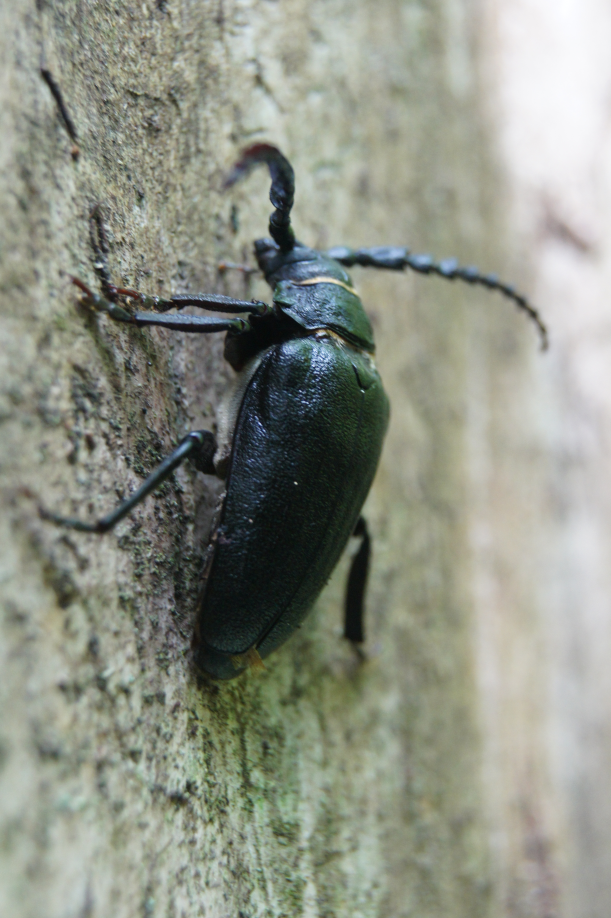
#> input picture robal.png, 611 x 918 px
$ jupyter execute lab_4.ipynb
#> lines starting #> are read from the running program, lines starting #| are printed output that depends on the picture; after the words box and inside, x2 and y2 are one past the last pixel; in counts of white or black regions, pixels touching at a corner belong together; long printed decimals are rounded
[cell 1]
import numpy as np
import matplotlib.pyplot as plt
from sklearn.cluster import KMeans

DYSKRETYZACJA

zadanie 1 i 2

[cell 2]
def dyskretyzacja(f, Fs):
    t = np.arange(0, 1, 1 / Fs)
    s = np.sin(2 * np.pi * f * t)

    return t, s

zadanie 3

[cell 3]
x, y = dyskretyzacja(10, 20)
plt.plot(x, y);
#> figure, not shown here; curve peaks at x = 0.6, y = 5.64e-15

[cell 4]
x, y = dyskretyzacja(10, 50)
plt.plot(x, y);
#> figure, not shown here; curve peaks at x = 0.82, y = 0.951

[cell 5]
x, y = dyskretyzacja(10, 100)
plt.plot(x, y);
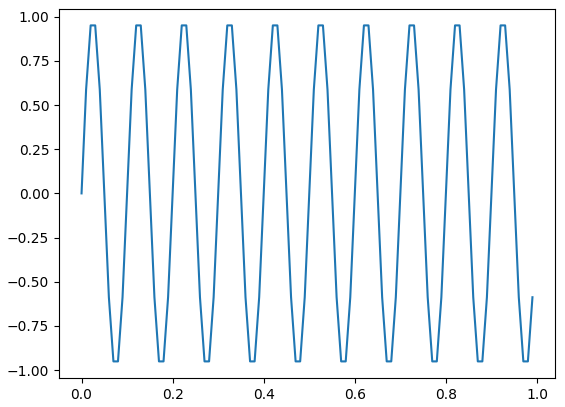
#> figure drawn by matplotlib, 1 panel; curve peaks at x = 0.73, y = 0.951

zadanie 4

Twierdzenie Nyquista–Shannona - częstotliwość próbkowania powinna być co najmniej dwa razy większa od maksymalnej częstotliwości sygnału. Dzięki temu twierdzeniu możliwa jest zamiana sygnału ciągłego na sygnał dyskretny

zadanie 5

Zjawisko aliasingu - gdy sygnał zostanie spróbkowany z częstotliwością mniejszą niż dwukrotność maksymalnej częstotliwości sygnału zostaje on nieodwracalnie zniekształcony

zadanie 6

[cell 6]
image = plt.imread('./robal.png')
#> image is the input picture: shape (918, 611, 3) float32; mean R, G, B 0.56, 0.576, 0.529
plt.xlim(200, 300)
plt.ylim(230, 300)
plt.imshow(image);

KWANTYZACJA

zadanie 2

[cell 7]
print(f"Liczba wymiarów wczytanej macierzy: {image.ndim}")
#| Liczba wymiarów wczytanej macierzy: 3

zadanie 3

[cell 8]
print(f"Najgłębszy wymiar składa się z {len(image[0][0])} wartości")
#| Najgłębszy wymiar składa się z 3 wartości

zadanie 4

[cell 9]
R = image[ :, :, 0]
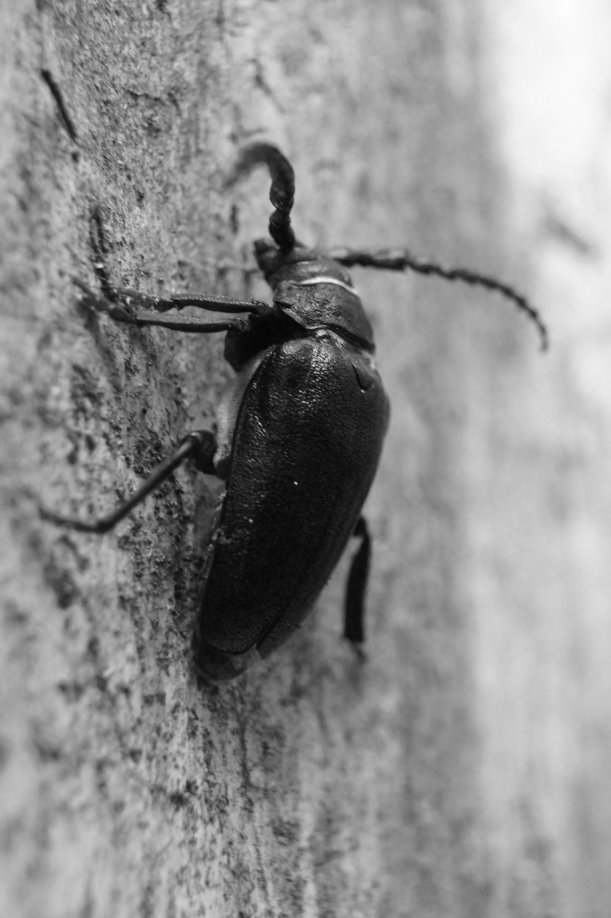
#> R: shape (918, 611) float32; min 0.0118, max 0.996, mean 0.56
G = image[ :, :, 1]
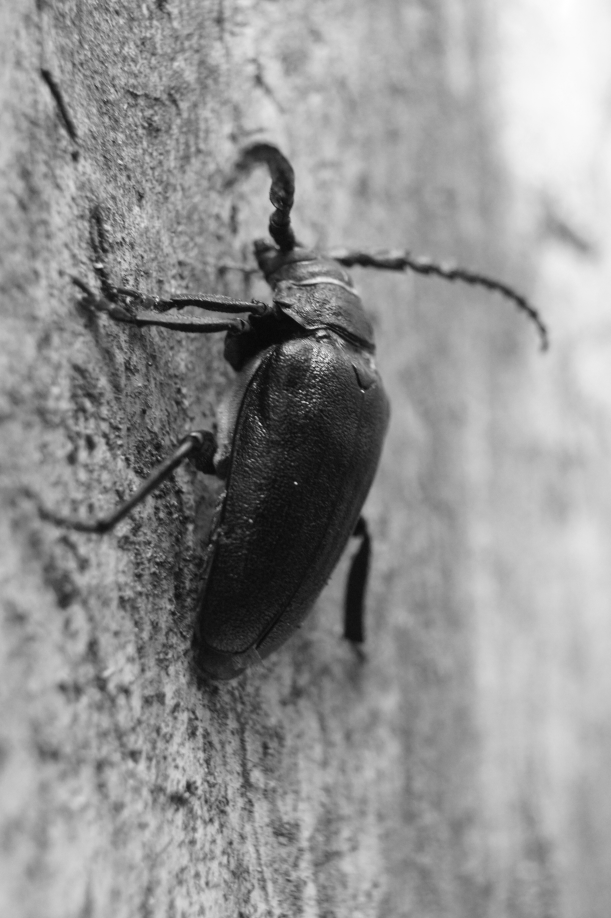
#> G: shape (918, 611) float32; min 0.0314, max 1, mean 0.576
B = image[ :, :, 2]
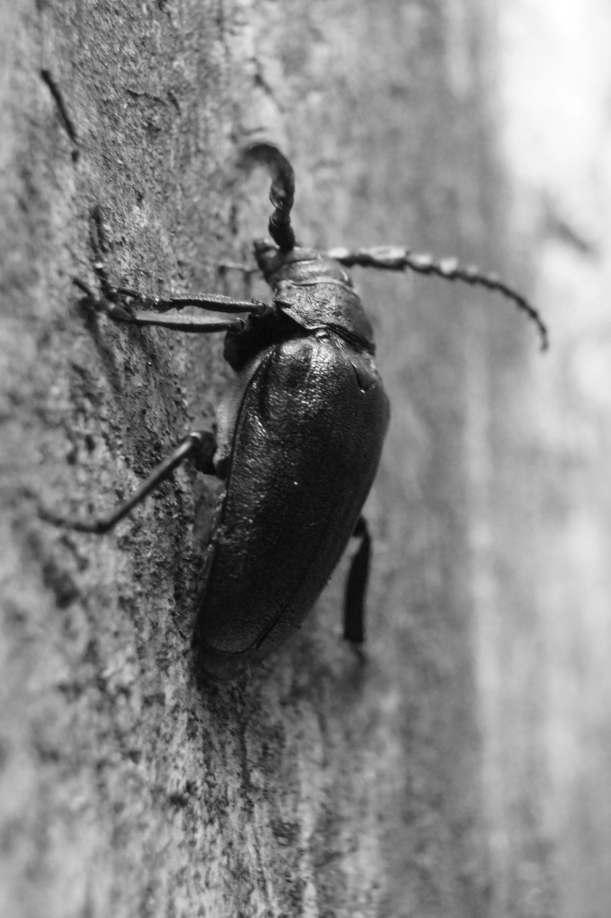
#> B: shape (918, 611) float32; min 0.0235, max 1, mean 0.529

wyznaczenie jasności piksela

[cell 10]
szarosc1 = (np.maximum(R, B, G) + np.minimum(R, B, G)) / 2
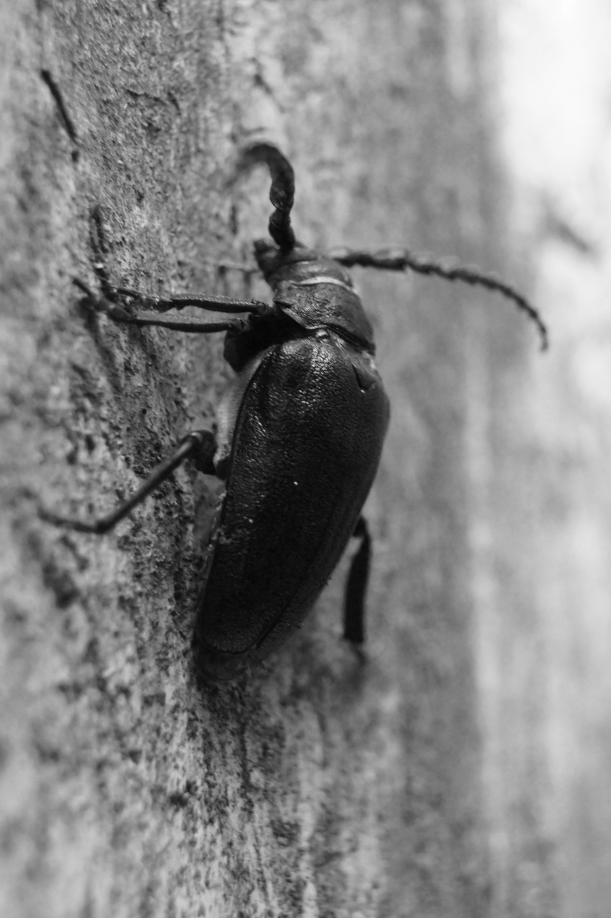
#> szarosc1: shape (918, 611) float32; min 0.0118, max 0.996, mean 0.521
szarosc2 = (R + G + B) / 3
szarosc3 = 0.21 * R + 0.72 * G + 0.07 * B

fig, axs = plt.subplots(1, 3, figsize=(15, 15))

axs[0].set_title("Wyznaczenie jasności piksela")
axs[1].set_title("Uśrednienie wartości piksela")
axs[2].set_title("Wyznaczenie luminacji piksela")

# axs[0].imshow(szarosc1, cmap=plt.get_cmap('gray'))
# axs[1].imshow(szarosc2, cmap=plt.get_cmap('gray'))
# axs[2].imshow(szarosc3, cmap=plt.get_cmap('gray'));

axs[0].imshow(szarosc1, cmap='gray')
axs[1].imshow(szarosc2,  cmap='gray')
axs[2].imshow(szarosc3,  cmap='gray');

zadanie 5

[cell 11]
fig, axs = plt.subplots(3, 1, figsize=(10, 20))

axs[0].set_title("Wyznaczenie jasności piksela - histogr")
axs[1].set_title("Uśrednienie wartości piksela")
axs[2].set_title("Wyznaczenie luminacji piksela")

min = szarosc1.min()
#> min = 0.0118
max = szarosc1.max()
#> max = 0.996

axs[0].hist(szarosc1.ravel(), bins=np.unique(szarosc1).size)
# axs[1].hist(szarosc2.ravel(), bins=np.unique(szarosc2).size)
# axs[2].hist(szarosc3.ravel(), bins=np.unique(szarosc3).size);

axs[1].hist(szarosc2.ravel(), bins=256)
axs[2].hist(szarosc3.ravel(), bins=256);

hist1, _ = np.histogram(szarosc1, 252)
#> hist1 = 252 values, max 5967 at index 140, min 1 at index 0, mean 2225.8
hist2, _ = np.histogram(szarosc1, 256)
#> hist2 = 256 values, max 5967 at index 142, min 0 at index 51, mean 2191
hist3, _ = np.histogram(szarosc1, 256)
#> hist3 has the same summary as hist2
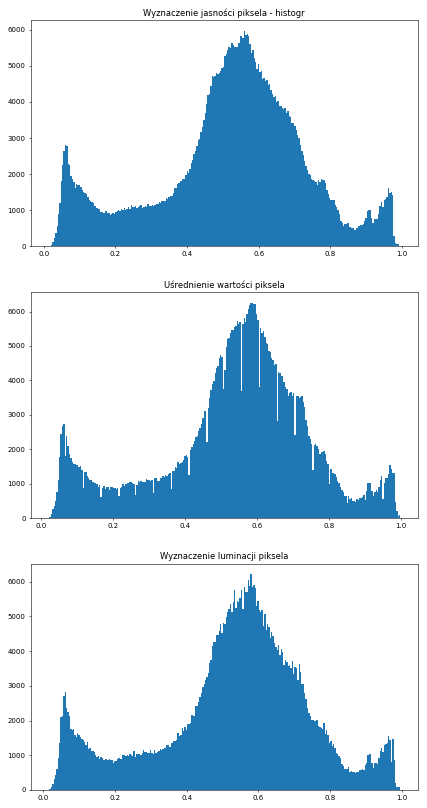
#> figure drawn by matplotlib, 3 panels; panel 1: tallest bar 5967 high, from x = 0.559 to 0.563; panel 2: tallest bar 6261 high, from x = 0.585 to 0.589; panel 3: tallest bar 6213 high, from x = 0.578 to 0.582

zadanie 6

[cell 12]
hist, bins = np.histogram(szarosc1.ravel(), bins=16)
#> hist = [20300, 25151, 15641, 15644, 17909, 23032, 35569, 70573, 89691, 76484, 64059, 43566, 24994, 11791, 11630, 14864]; bins = 17 values from 0.0118 to 0.996

for i in range(len(bins) - 1):
    print(f"{i+1}.\t{bins[i]} - {bins[i + 1]}")
#> this loop made 16 passes
#| 1.	0.01176 - 0.07328
#| 2.	0.07328 - 0.1348
#| 3.	0.1348 - 0.1963
#| 4.	0.1963 - 0.2578
#| 5.	0.2578 - 0.3194
#| 6.	0.3194 - 0.3809
#| 7.	0.3809 - 0.4424
#| 8.	0.4424 - 0.5039
#> (further printed lines are left out)

[cell 13]
x = plt.hist(szarosc1.ravel(), bins=16)
plt.axvline(x[1].mean(), color='red', linestyle='dashed', linewidth=2);
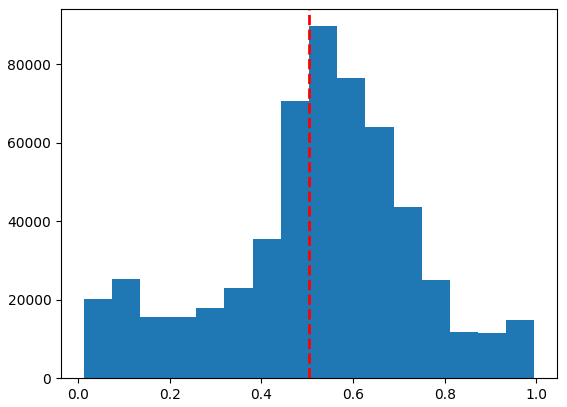
#> figure drawn by matplotlib, 1 panel; tallest bar 89691 high, from x = 0.504 to 0.565

zadanie 7

[cell 14]
hist, bins = np.histogram(image.ravel(), bins=24)
#> hist = 24 values, max 173545 at index 14, min 16646 at index 0, mean 70112.2; bins = 25 values from 0.0118 to 1

rows, cols, x = image.shape
#> rows = 918; cols = 611; x = 3
image_rc = image.copy()
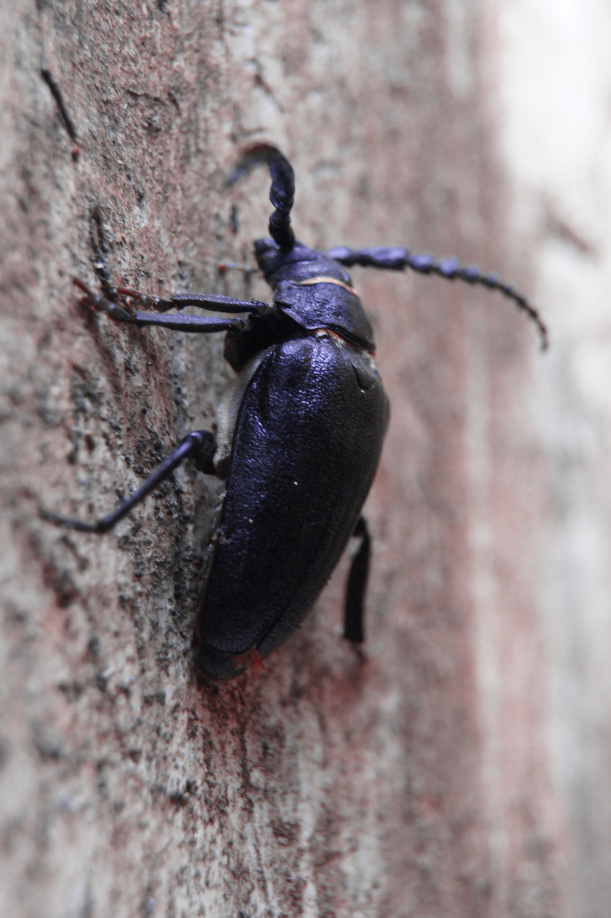
#> image_rc: shape (918, 611, 3) float32; mean R, G, B 0.56, 0.521, 0.529

dgt = np.digitize(image_rc, bins=bins[1:-1:1])

image_rc = (bins[dgt - 1] + bins[dgt]) / 2

plt.imshow(image_rc);

BINARYZACJA

zadanie 3, 4

[cell 15]
image_b = szarosc2.copy()

histogram = plt.hist(image_b.ravel(), bins=256, range=(0, 1))
histogram = histogram[1].reshape(-1, 1)
#> histogram = 257 values from 0 to 1
kmeans = KMeans(n_clusters=2, random_state=0, n_init=10).fit(histogram)
threshold = (kmeans.cluster_centers_[0, 0] + kmeans.cluster_centers_[1, 0]) / 2
#> threshold = 0.501

# [9 lines of commented-out code are left out]

image_b = np.where(image_b > threshold - 0.1, 0, 1)
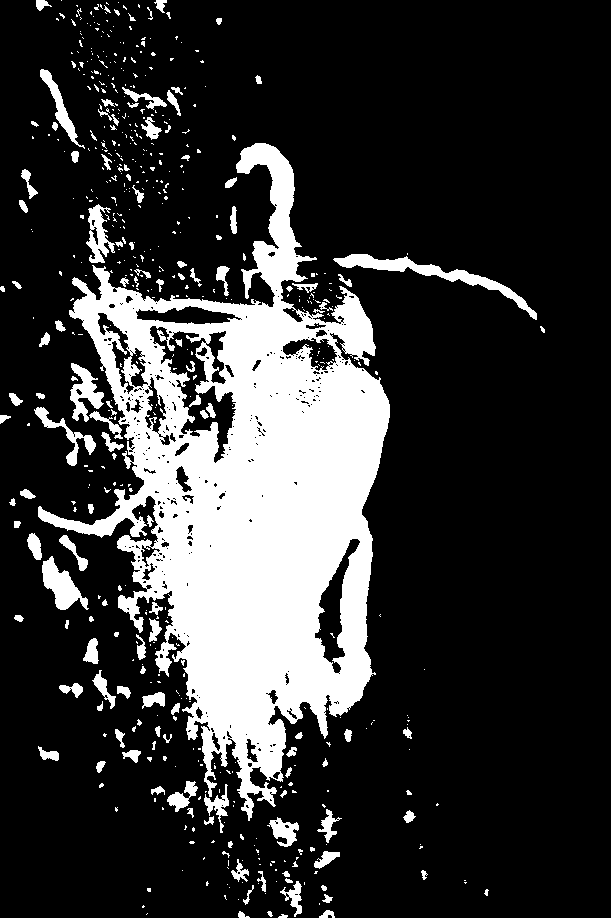
#> image_b: shape (918, 611) int64; values 0 (black) and 1 (white), 20.7% white; 575 white regions (439 under 20 px), largest, box (x1, y1, x2, y2) and area: (38, 143, 390, 821) 96893, (333, 254, 537, 320) 2051, (42, 556, 89, 610) 1172

plt.imshow(image_b)
plt.set_cmap('gray');
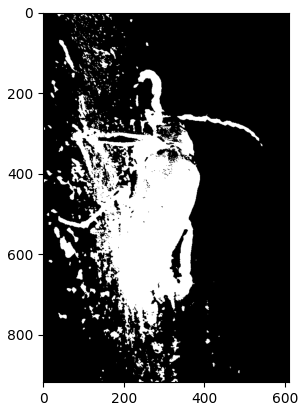
#> figure drawn by matplotlib, 1 panel
